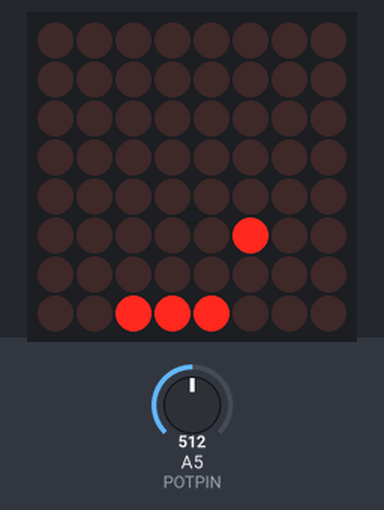
A sketch run on a simulated Arduino Uno, built with avr-gcc and run on an emulated ATmega328P. On the bench: 8×8 LED matrix. The inputs (shaded band) are chosen by the test bench; at power-on: A5 (POTPIN) = 512. Random numbers use the default seed unless the sketch sets one.

Above: at 5.9 s.
6.0 s: A5 (POTPIN) set to 716
At 6.23 s:
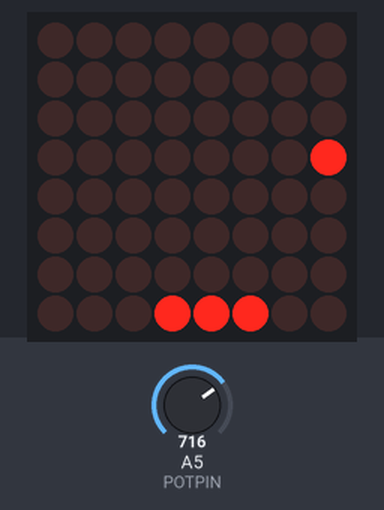
8.0 s: A5 (POTPIN) set to 797
10.4 s: A5 (POTPIN) set to 831
At 10.7 s:
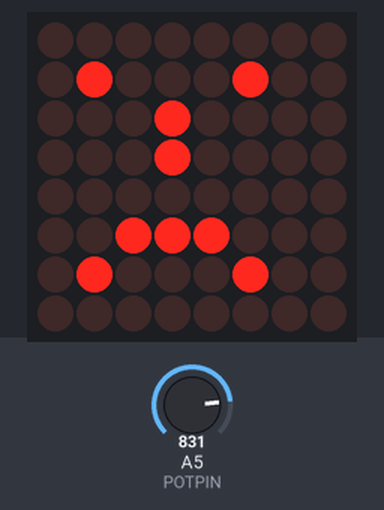
15.0 s: A5 (POTPIN) set to 1023
At 16.73 s:
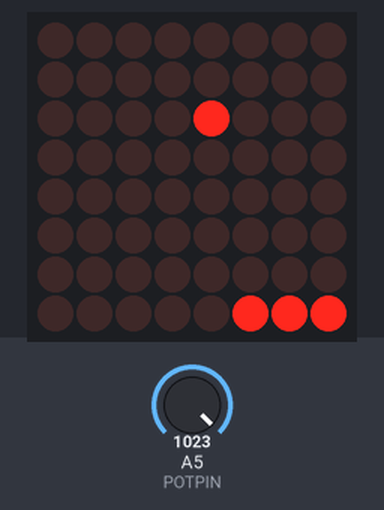
18.0 s: A5 (POTPIN) set to 900
At 18.15 s:
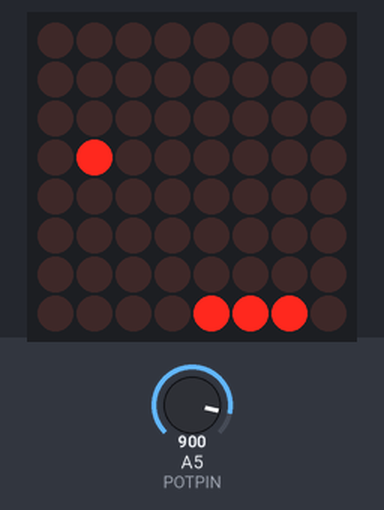
19.9 s: A5 (POTPIN) set to 1013
22.3 s: A5 (POTPIN) set to 1020
At 22.41 s:
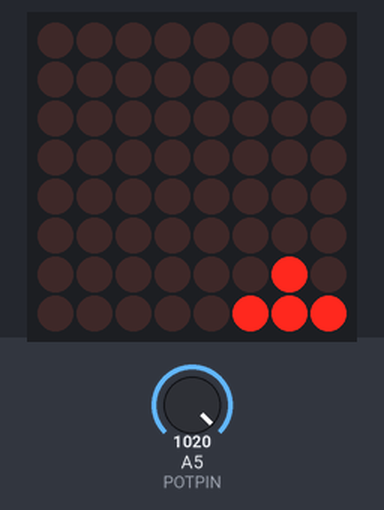

Measured:
- the behaviour switches between 815 and 816 on A5 (POTPIN) (found by bisection; images 1 and 2)
- the behaviour switches between 1019 and 1020 on A5 (POTPIN) (found by bisection; images 4 and 5)
- what the display in image 2 shows lasts 1.5 s, from 10.4 s to 11.9 s

The sketch:

dot_matrix_pong_game.ino
```cpp
/*
 *   Play pong on an 8x8 matrix - project from itopen.it
 */

#include "LedControl.h"
#include "Timer.h"

#define POTPIN A5 // Potentiometer
#define PADSIZE 3
#define BALL_DELAY 200
#define GAME_DELAY 10
#define BOUNCE_VERTICAL 1
#define BOUNCE_HORIZONTAL -1
#define NEW_GAME_ANIMATION_SPEED 50
#define HIT_NONE 0
#define HIT_CENTER 1
#define HIT_LEFT 2
#define HIT_RIGHT 3

//#define DEBUG 1

byte sad[] = {
B00000000,
B01000100,
B00010000,
B00010000,
B00000000,
B00111000,
B01000100,
B00000000
};

byte smile[] = {
B00000000,
B01000100,
B00010000,
B00010000,
B00010000,
B01000100,
B00111000,
B00000000
};

Timer timer;

LedControl lc = LedControl(12,11,10,1);

byte direction; // Wind rose, 0 is north
int xball;
int yball;
int yball_prev;
byte xpad;
int ball_timer;

void setSprite(byte *sprite){
    for(int r = 0; r < 8; r++){
        lc.setRow(0, r, sprite[r]);
    }
}

void newGame() {
    lc.clearDisplay(0);
    // initial position
    xball = random(1, 7);
    yball = 1;
    direction = random(3, 6); // Go south
    for(int r = 0; r < 8; r++){
        for(int c = 0; c < 8; c++){
            lc.setLed(0, r, c, HIGH);
            delay(NEW_GAME_ANIMATION_SPEED);
        }
    }
    setSprite(smile);
    delay(1500);
    lc.clearDisplay(0);
}

void setPad() {
    xpad = map(analogRead(POTPIN), 0, 1020, 8 - PADSIZE, 0);
}

void debug(const char* desc){
#ifdef DEBUG
    Serial.print(desc);
    Serial.print(" XY: ");
    Serial.print(xball);
    Serial.print(", ");
    Serial.print(yball);
    Serial.print(" XPAD: ");
    Serial.print(xpad);
    Serial.print(" DIR: ");
    Serial.println(direction);
#endif
}

int checkBounce() {
    if(!xball || !yball || xball == 7 || yball == 6){
        int bounce = (yball == 0 || yball == 6) ? BOUNCE_HORIZONTAL : BOUNCE_VERTICAL;
#ifdef DEBUG
        debug(bounce == BOUNCE_HORIZONTAL ? "HORIZONTAL" : "VERTICAL");
#endif
        return bounce;
    }
    return 0;
}

int getHit() {
    if(yball != 6 || xball < xpad || xball > xpad + PADSIZE){
        return HIT_NONE;
    }
    if(xball == xpad + PADSIZE / 2){
        return HIT_CENTER;
    }
    return xball < xpad + PADSIZE / 2 ? HIT_LEFT : HIT_RIGHT;
}

bool checkLoose() {
    return yball == 6 && getHit() == HIT_NONE;
}

void moveBall() {
    debug("MOVE");
    int bounce = checkBounce();
    if(bounce) {
        switch(direction){
            case 0:
                direction = 4;
            break;
            case 1:
                direction = (bounce == BOUNCE_VERTICAL) ? 7 : 3;
            break;
            case 2:
                direction = 6;
            break;
            case 6:
                direction = 2;
            break;
            case 7:
                direction = (bounce == BOUNCE_VERTICAL) ? 1 : 5;
            break;
            case 5:
                direction = (bounce == BOUNCE_VERTICAL) ? 3 : 7;
            break;
            case 3:
                direction = (bounce == BOUNCE_VERTICAL) ? 5 : 1;
            break;
            case 4:
                direction = 0;
            break;
        }
        debug("->");
    }

    // Check hit: modify direction is left or right
    switch(getHit()){
        case HIT_LEFT:
            if(direction == 0){
                direction =  7;
            } else if (direction == 1){
                direction = 0;
            }
        break;
        case HIT_RIGHT:
            if(direction == 0){
                direction = 1;
            } else if(direction == 7){
                direction = 0;
            }
        break;
    }

    // Check orthogonal directions and borders ...
    if((direction == 0 && xball == 0) || (direction == 4 && xball == 7)){
        direction++;
    }
    if(direction == 0 && xball == 7){
        direction = 7;
    }
    if(direction == 4 && xball == 0){
        direction = 3;
    }
    if(direction == 2 && yball == 0){
        direction = 3;
    }
    if(direction == 2 && yball == 6){
        direction = 1;
    }
    if(direction == 6 && yball == 0){
        direction = 5;
    }
    if(direction == 6 && yball == 6){
        direction = 7;
    }

    // "Corner" case
    if(xball == 0 && yball == 0){
        direction = 3;
    }
    if(xball == 0 && yball == 6){
        direction = 1;
    }
    if(xball == 7 && yball == 6){
        direction = 7;
    }
    if(xball == 7 && yball == 0){
        direction = 5;
    }

    yball_prev = yball;
    if(2 < direction && direction < 6) {
        yball++;
    } else if(direction != 6 && direction != 2) {
        yball--;
    }
    if(0 < direction && direction < 4) {
        xball++;
    } else if(direction != 0 && direction != 4) {
        xball--;
    }
    xball = max(0, min(7, xball));
    yball = max(0, min(6, yball));
    debug("AFTER MOVE");
}

void gameOver() {
    setSprite(sad);
    delay(1500);
    lc.clearDisplay(0);
}

void drawGame() {
    if(yball_prev != yball){
        lc.setRow(0, yball_prev, 0);
    }
    lc.setRow(0, yball, byte(1 << (xball)));
    byte padmap = byte(0xFF >> (8 - PADSIZE) << xpad) ;
#ifdef DEBUG
    //Serial.println(padmap, BIN);
#endif
    lc.setRow(0, 7, padmap);
}

void setup() {
  // The MAX72XX is in power-saving mode on startup,
  // we have to do a wakeup call
  pinMode(POTPIN, INPUT);

  lc.shutdown(0,false);
  // Set the brightness to a medium values
  lc.setIntensity(0, 8);
  // and clear the display
  lc.clearDisplay(0);
  randomSeed(analogRead(0));
#ifdef DEBUG
  Serial.begin(9600);
  Serial.println("Pong");
#endif
  newGame();
  ball_timer = timer.every(BALL_DELAY, moveBall);
}

void loop() {
    timer.update();
    // Move pad
    setPad();
#ifdef DEBUG
    Serial.println(xpad);
#endif
    // Update screen
    drawGame();
    if(checkLoose()) {
        debug("LOOSE");
        gameOver();
        newGame();
    }
    delay(GAME_DELAY);
}
```

Control_DC_motor_with_Smartphone_via_bluetooth.c
```cpp
/*
 * Control DC motor with Smartphone via bluetooth
 * created by smart electro
*/

int motorPin1 = 3; // pin 2 on L293D IC
int motorPin2 = 4; // pin 7 on L293D IC
int enablePin = 5; // pin 1 on L293D IC
int state;
int flag=0;        //makes sure that the serial only prints once the state

void setup() {
    // sets the pins as outputs:
    pinMode(motorPin1, OUTPUT);
    pinMode(motorPin2, OUTPUT);
    pinMode(enablePin, OUTPUT);
    // sets enablePin high so that motor can turn on:
    digitalWrite(enablePin, HIGH);
    // initialize serial communication at 9600 bits per second:
    Serial.begin(9600);
}

void loop() {
    //if some date is sent, reads it and saves in state
    if(Serial.available() > 0){
      state = Serial.read();
      flag=0;
    }
    // if the state is '0' the DC motor will turn off
    if (state == '0') {
        digitalWrite(motorPin1, LOW); // set pin 2 on L293D low
        digitalWrite(motorPin2, LOW); // set pin 7 on L293D low
        if(flag == 0){
          Serial.println("Motor: off");
          flag=1;
        }
    }
    // if the state is '1' the motor will turn right
    else if (state == '1') {
        digitalWrite(motorPin1, LOW); // set pin 2 on L293D low
        digitalWrite(motorPin2, HIGH); // set pin 7 on L293D high
        if(flag == 0){
          Serial.println("Motor: right");
          flag=1;
        }
    }
    // if the state is '2' the motor will turn left
    else if (state == '2') {
        digitalWrite(motorPin1, HIGH); // set pin 2 on L293D high
        digitalWrite(motorPin2, LOW); // set pin 7 on L293D low
        if(flag == 0){
          Serial.println("Motor: left");
          flag=1;
        }
    }
}
```

Teensy_Arduino_Memory_Game.c
```cpp
/*
  Memory Game with Arduino
  Modified by smart electro
*/

// Constants
const int button1 = 2;          // 1st button controls Blue LED
const int button2 = 3;          // 2nd button controls Yellow LED
const int button3 = 4;          // 3rd button controls Green LED
const int button4 = 5;          // 4th button controls Red LED
const int led1 = 7;             // Blue LED
const int led2 = 8;             // Yellow LED
const int led3 = 9;             // Green LED
const int led4 = 10;            // Red LED
const int buzzer = 12;          // Buzzer Output
const int tones[] = {1915, 1700, 1519, 1432, 2700}; // tones when you press the LED's - the last one is when you fail.

// Variables
int buttonState[] = {0,0,0,0};         // current state of the button
int lastButtonState[] = {0,0,0,0};     // previous state of the button
int buttonPushCounter[] = {0,0,0,0};


void playTone(int tone, int duration) {
  for (long i = 0; i < duration * 1000L; i += tone * 2) {
    digitalWrite(buzzer, HIGH);
    delayMicroseconds(tone);
    digitalWrite(buzzer, LOW);
    delayMicroseconds(tone);
  }
}

void setup() {
  // initialize inputs :
  randomSeed(analogRead(0));
  pinMode(button1, INPUT);
  pinMode(button2, INPUT);
  pinMode(button3, INPUT);
  pinMode(button4, INPUT);
  // initialize outputs:
  pinMode(led1, OUTPUT);
  pinMode(led2, OUTPUT);
  pinMode(led3, OUTPUT);
  pinMode(led4, OUTPUT);
  pinMode(buzzer, OUTPUT);
  // initialize serial communication for debugging:
  //Serial.begin(9600);
}
int game_on = 0;
int wait = 0;
int currentlevel = 1; // This is the level (also the number of button presses to pass to next level)
long rand_num = 0; //initialize long variable for random number from 0-100.
int rando = 0; //initialize random integer for loopgame_on. Will be from 1-4 later.
int butwait = 500; //amount of time to wait for next button input (ghetto de-bounce)
int ledtime = 500; //amount of time each LED flashes for when button is pressed
int n_levels = 10; //number of levels until the game is won
int pinandtone = 0; //This integer is used when the sequence is displayed
int right = 0; //This variable must be 1 in order to go to the next level
int speedfactor = 5; //This is the final speed of the lights and sounds for the last level. This increases as more games are won
int leddelay = 200; //Initializing time for LED. This will decrease as the level increases

void loop() {

int n_array[n_levels];
int u_array[n_levels];

int i;
//clears arrays both "n_array" and "u_array" and starts a new game
if (game_on == 0){
for(i=0; i<n_levels; i=i+1){
        n_array[i]=0;
        u_array[i]=0;
        rand_num = random(1,200);
        if (rand_num <= 50)
          rando=0;
        else if (rand_num>50 && rand_num<=100)
          rando=1;
        else if (rand_num>100 && rand_num<=150)
          rando=2;
         else if (rand_num<=200)
          rando=3;
        //saves a random number in our n_array
         n_array[i]=rando;
      }
 game_on = 1;

}


//shows the user the current sequence
if (wait == 0){
 delay (200);
i = 0;
for (i = 0; i < currentlevel; i= i + 1){
  leddelay = ledtime/(1+(speedfactor/n_levels)*(currentlevel - 1));
      pinandtone = n_array[i];
      digitalWrite(pinandtone+7, HIGH);
      playTone(tones[pinandtone], leddelay);
      digitalWrite(pinandtone+7, LOW);
      delay(100/speedfactor);
    }
    wait = 1;
}
i = 0;
int buttonchange = 0;
int j = 0; // This is the current position in the sequence
while (j < currentlevel){
    while (buttonchange == 0){
          for (i = 0; i < 4; i = i + 1){
          buttonState[i] = digitalRead(i+2);
          buttonchange = buttonchange + buttonState[i];
        }
    }
     for (i = 0; i < 4; i = i + 1){
        if (buttonState[i] == HIGH) {
            digitalWrite(i+7, HIGH);
            playTone(tones[i], ledtime);
            digitalWrite(i+7, LOW);
            wait = 0;
            u_array[j]=i;
            buttonState[i] = LOW;
            buttonchange = 0;
         }
       }
        if (u_array[j] == n_array[j]){
            j++;
            right = 1;
            }
        else{

            right = 0;
            i = 4;
            j = currentlevel;
            wait = 0;
        }
}

if (right == 0){
  delay(300);
  i = 0;
  game_on = 0;
  currentlevel = 1;
  for (i = 0; i < 4; i = i + 1){
         digitalWrite(i+7, HIGH);
      }
          playTone(tones[4], ledtime);
   for (i = 0; i < 4; i = i + 1){
         digitalWrite(i+7, LOW);
       }
       delay (200);
  for (i = 0; i < 4; i = i + 1){
         digitalWrite(i+7, HIGH);
      }
          playTone(tones[4], ledtime);
   for (i = 0; i < 4; i = i + 1){
         digitalWrite(i+7, LOW);
       }

       delay(500);
       game_on = 0;
}


//if you insert the right sequence it levels up
if (right == 1){
    currentlevel++;
    wait = 0;
    }
//if you finish the game
if (currentlevel == n_levels){
  delay(500);
  // The following is the victory sound:
  int notes[] = {2, 2, 2, 2, 0, 1, 2, 1, 2};
  int note = 0;
  int tempo[] = {200, 200, 200, 400, 400, 400, 200, 200, 600};
  int breaks[] = {100, 100, 100, 200, 200, 200, 300, 100, 200};
  for (i = 0; i < 9; i = i + 1){
  note = notes[i];
    digitalWrite(note+7, HIGH);
    playTone(tones[note], tempo[i]);
    digitalWrite(note+7, LOW);
    delay(breaks[i]);
  }
//sets game_on to 0, so it restarts a new game
game_on = 0;
currentlevel = 1;
n_levels = n_levels + 2;
speedfactor = speedfactor + 1;
    }

}
```

Ultrasonic_Sensor_HC-SR04.c
```cpp
/*
 * created by smart electro,
 *
    Ultrasonic sensor Pins:
        VCC: +5VDC
        Trig : Trigger (INPUT) - Pin11
        Echo: Echo (OUTPUT) - Pin 12
        GND: GND
 */

int trigPin = 11;    // Trigger
int echoPin = 12;    // Echo
long duration, cm, inches;

void setup() {
  //Serial Port begin
  Serial.begin (9600);
  //Define inputs and outputs
  pinMode(trigPin, OUTPUT);
  pinMode(echoPin, INPUT);
}

void loop() {
  // The sensor is triggered by a HIGH pulse of 10 or more microseconds.
  // Give a short LOW pulse beforehand to ensure a clean HIGH pulse:
  digitalWrite(trigPin, LOW);
  delayMicroseconds(5);
  digitalWrite(trigPin, HIGH);
  delayMicroseconds(10);
  digitalWrite(trigPin, LOW);

  // Read the signal from the sensor: a HIGH pulse whose
  // duration is the time (in microseconds) from the sending
  // of the ping to the reception of its echo off of an object.
  pinMode(echoPin, INPUT);
  duration = pulseIn(echoPin, HIGH);

  // Convert the time into a distance
  cm = (duration/2) / 29.1;     // Divide by 29.1 or multiply by 0.0343
  inches = (duration/2) / 74;   // Divide by 74 or multiply by 0.0135

  Serial.print(inches);
  Serial.print("in, ");
  Serial.print(cm);
  Serial.print("cm");
  Serial.println();

  delay(250);
}
```

Ultrasonic_Sensor_HC-SR04_with_NewPing.c
```cpp
#include <NewPing.h>

#define TRIGGER_PIN 11
#define ECHO_PIN 12
#define MAX_DISTANCE 200

// NewPing setup of pins and maximum distance
NewPing sonar(TRIGGER_PIN, ECHO_PIN, MAX_DISTANCE);

void setup() {
   Serial.begin(9600);
}

void loop() {
   delay(50);
   unsigned int distance = sonar.ping_cm();
   Serial.print(distance);
   Serial.println("cm");
}
```

Ultrasonic_Sensor_with_LEDs_bar_graph_and_buzzer.c
```cpp
/*
 * Ultrasonic Sensor with LED's bar graph and buzzer
*/
int tonePin = 4;    //Tone - Red Jumper
int trigPin = 9;    //Trig - violet Jumper
int echoPin = 10;   //Echo - yellow Jumper
int clockPin = 11;  //IC Pin 11 - white Jumper
int latchPin = 12;  //IC Pin 12 - Blue Jumper
int dataPin = 13;   //IC Pin 14 - Green Jumper

byte possible_patterns[9] = {
B00000000,
B00000001,
B00000011,
B00000111,
B00001111,
B00011111,
B00111111,
B01111111,
B11111111,
};
int proximity=0;
int duration;
int distance;

void setup() {
  //Serial Port
  Serial.begin (9600);

  pinMode(trigPin, OUTPUT);
  pinMode(echoPin, INPUT);
  pinMode(clockPin, OUTPUT);
  pinMode(latchPin, OUTPUT);
  pinMode(dataPin, OUTPUT);
  pinMode(tonePin, OUTPUT);
}

void loop() {
  digitalWrite(latchPin, LOW);
  digitalWrite(trigPin, HIGH);
  delayMicroseconds(1000);
  digitalWrite(trigPin, LOW);
  duration = pulseIn(echoPin, HIGH);
  distance = (duration/2) / 29.1;

  /*if (distance >= 45 || distance <= 0){
    Serial.println("Out of range");
  }
  else {
    Serial.print(distance);
    Serial.println(" cm");
  }*/

  proximity=map(distance, 0, 45, 8, 0);
  //Serial.println(proximity);

  if (proximity <= 0){
    proximity=0;
  }
  else if (proximity >= 3 && proximity <= 4){
    tone(tonePin, 200000, 200);
  }
  else if (proximity >= 5 && proximity <= 6){
     tone(tonePin,5000, 200);
  }
  else if (proximity >= 7 && proximity <= 8){
    tone(tonePin, 1000, 200);
  }
  shiftOut(dataPin, clockPin, MSBFIRST, possible_patterns[proximity]);
  digitalWrite(latchPin, HIGH);


  delay(600);
  noTone(tonePin);
}
```

Arduino_Display_the_LED_Brightness_on_a_LCD_16x2.c
```cpp
/*
 Created by smart electro

 Based on some Arduino code examples
*/

// include the library code
#include <LiquidCrystal.h>

// initialize the library with the numbers of the interface pins
LiquidCrystal lcd(12, 11, 5, 4, 3, 2);
int potPin = A0;       // Analog pin 0 for the LED brightness potentiometer
int ledPin = 6;        // LED Digital Pin with PWM
int potValue = 0;      // variable to store the value coming from the potentiometer
int brightness = 0;    // converts the potValue into a brightness
int pBari = 0;         // progress bar
int i = 0;             // foor loop

//progress bar character for brightness
byte pBar[8] = {
  B11111,
  B11111,
  B11111,
  B11111,
  B11111,
  B11111,
  B11111,
};

void setup() {
  // setup our led as an OUTPUT
  pinMode(ledPin, OUTPUT);
  // set up the LCD's number of columns and rows:
  lcd.begin(16, 2);
  // Print a message to the LCD
  lcd.print(" LED Brightness");
  //Create the progress bar character
  lcd.createChar(0, pBar);
}

void loop() {
  // clears the LCD screen
  lcd.clear();
  // Print a message to the LCD
  lcd.print(" LED Brightness");
  //set the cursor to line number 2
  lcd.setCursor(0,1);
  // read the value from the potentiometer
  potValue = analogRead(potPin);
  // turns the potValue into a brightness for the LED
  brightness=map(potValue, 0, 1024, 0, 255);
  //lights up the LED according to the bightness
  analogWrite(ledPin, brightness);
  // turns the brighness into a percentage for the bar
  pBari=map(brightness, 0, 255, 0, 17);
  //prints the progress bar
  for (i=0; i<pBari; i++)
  {
    lcd.setCursor(i, 1);
    lcd.write(byte(0));
  }
  // delays 750 ms
  delay(750);
}
```
